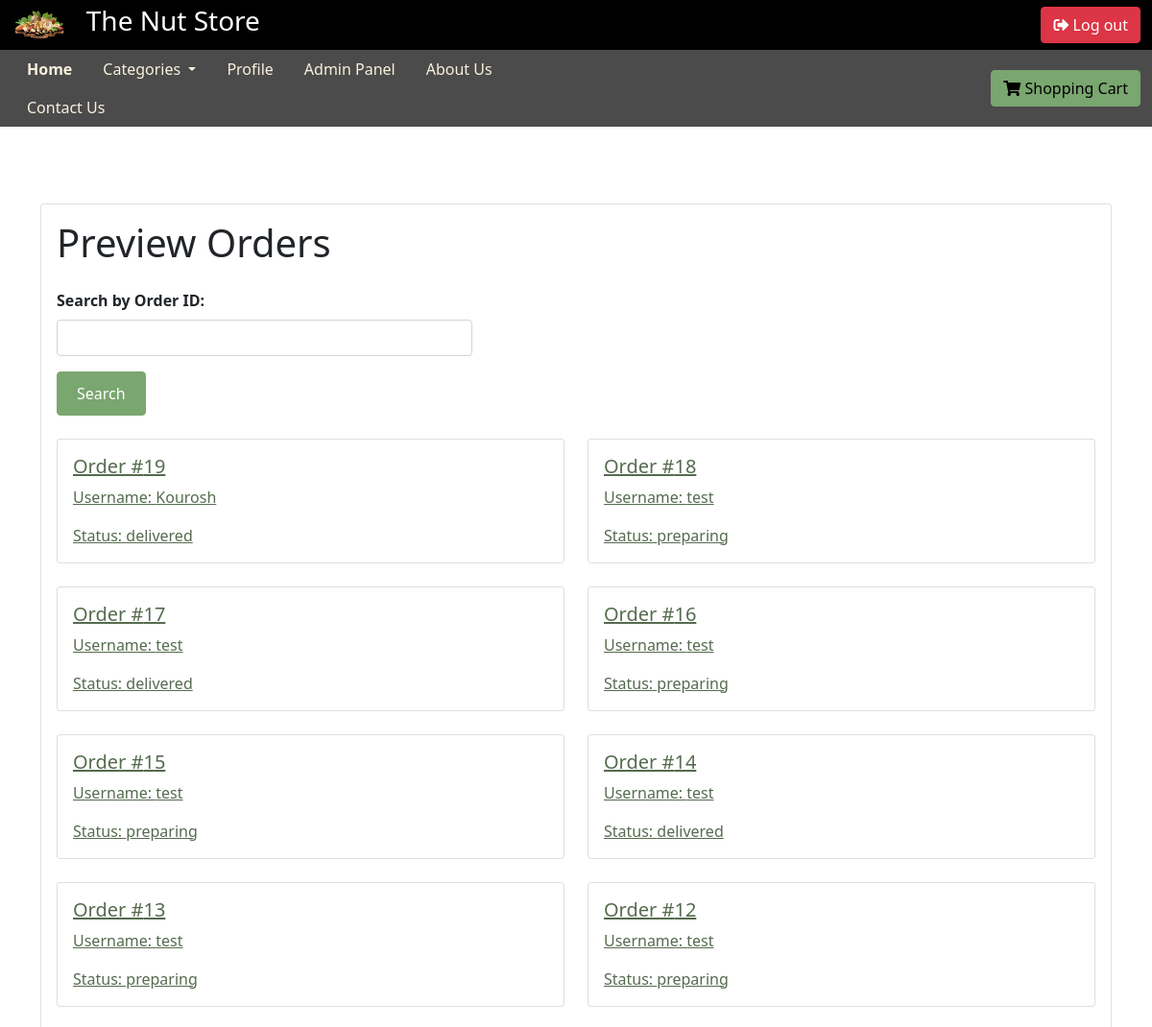
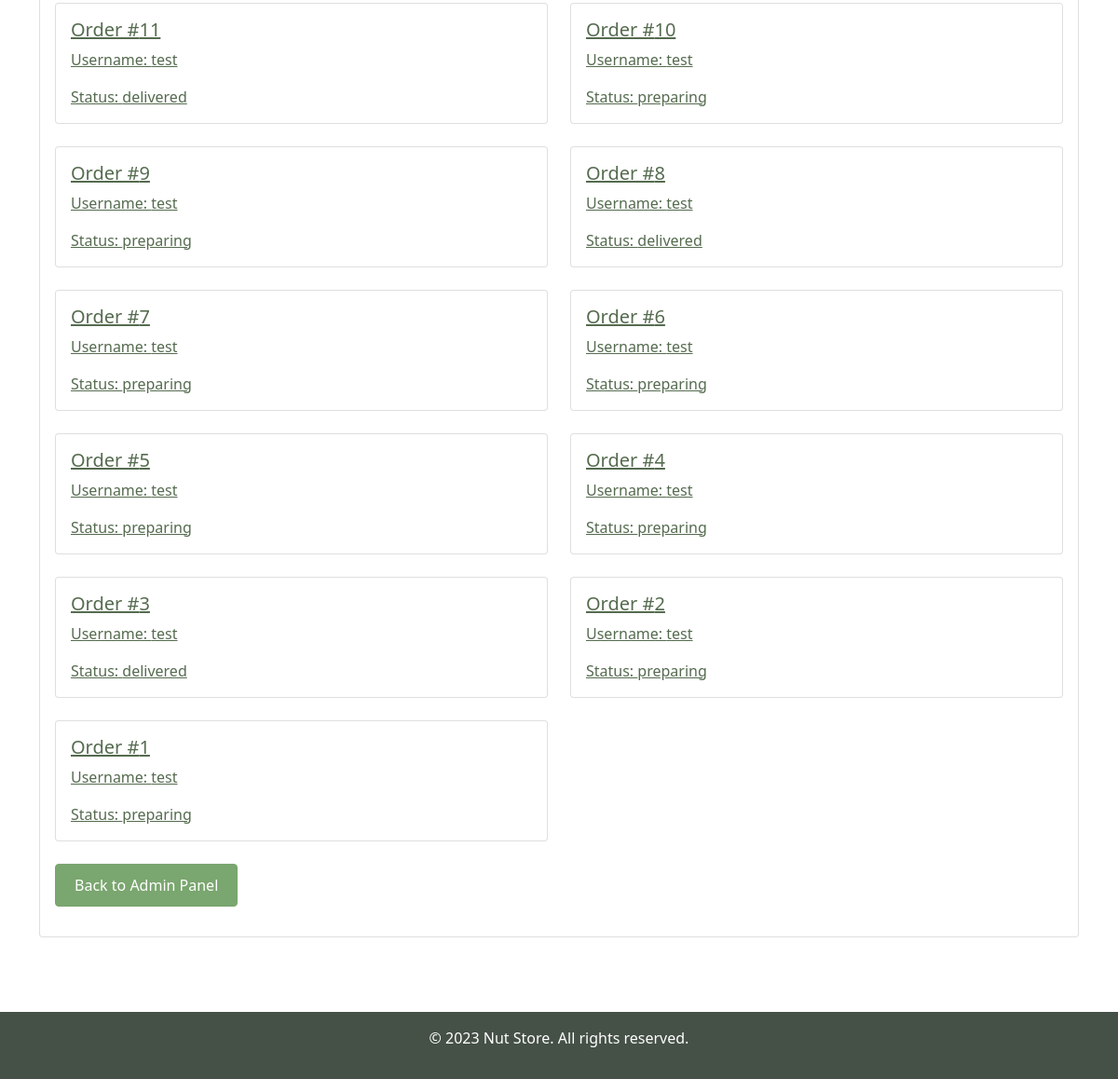
/admin_panel/preview_orders/ (signed in), run on an earlier commit of the app's database (2 pictures, top to bottom).
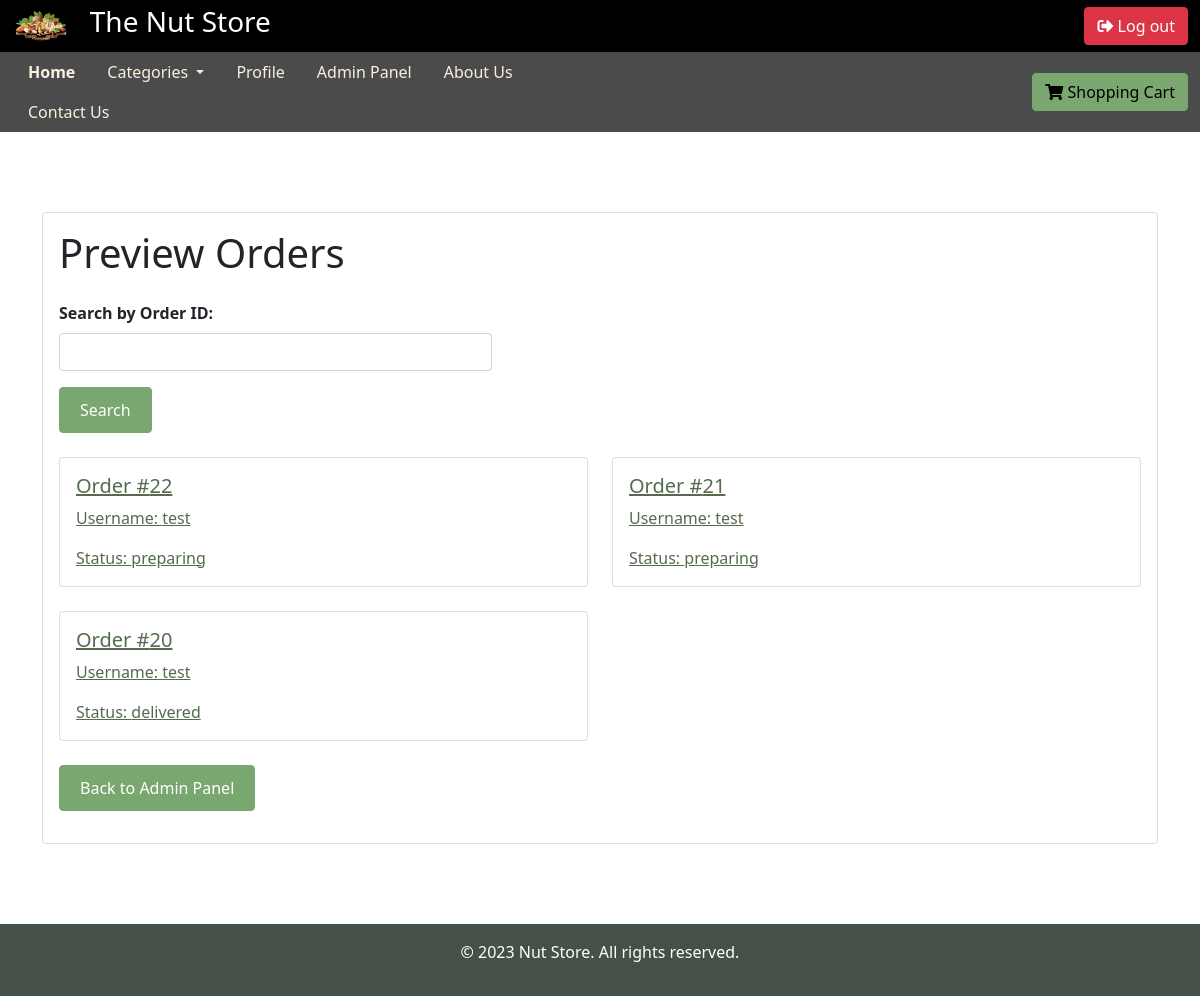
And on a later commit of the database.
### Nutstore/models.py (models this page shows, shortened)
class Order(models.Model):
    user = models.ForeignKey('accounts.CustomUser', on_delete=models.CASCADE)
    items = models.ManyToManyField(CartItem)
    total_cost = models.DecimalField(max_digits=10, decimal_places=2)
    created_at = models.DateTimeField(auto_now_add=True)
    STATUS_CHOICES = (
        ('preparing', 'Preparing'),
        ('delivered', 'Delivered'),
    )
    status = models.CharField(max_length=20, choices=STATUS_CHOICES, default='preparing')

### accounts/models.py (models this page shows, shortened)
class CustomUser(AbstractUser):
    name = models.CharField(max_length=100)
    family_name = models.CharField(max_length=100)
    username = models.CharField(max_length=50, unique=True)
    email = models.EmailField(unique=True)
    city = models.ForeignKey(City, null=True, blank=False ,on_delete=models.CASCADE)
    phone_number = models.CharField(max_length=11)  #09121234567
    address = models.CharField(max_length=500)
    is_buyer = models.BooleanField(default=False)
    is_seller = models.BooleanField(default=False)

### Nutstore/views.py (the view)
# urls.py: path('admin_panel/preview_orders/', views.preview_orders, name='preview_orders'),   #LIST ALL ORDERS FOR ADMIN
@login_required
@user_passes_test(lambda u: u.is_superuser)
def preview_orders(request):
    categories = set(product.category for product in Product.objects.all())
    order_id_query = request.GET.get('order_id')
    if order_id_query:
        orders = Order.objects.filter(id=order_id_query).order_by('-created_at')   #This is for the search by id
    else:
        orders = Order.objects.all().order_by('-created_at')    #if there is no id filter then gets all order objects and lists them based on their creation date
    context = {
        'orders': orders,
        'order_id_query': order_id_query,
        'categories': categories
    }
    return render(request, 'admin_panel/preview_orders.html', context)

### templates/admin_panel/preview_orders.html (shortened to what this page needs)
{% extends 'base.html' %}
{% block content %}
<div class="container" style="margin-top: 5rem; margin-bottom: 5rem;">
  <div class="row">
    <div class="col-md-12">
      <div class="card">
        <div class="card-body">
          <h1 class="mb-4">Preview Orders</h1>
          <form method="get" class="mb-4">
            <div class="form-group">
              <label for="order-id"><strong>Search by Order ID:</strong></label>
              <input type="text" name="order_id" id="order-id" class="form-control" style="width:40%">
            </div>
            <button type="submit" class="btn btn-primary">Search</button>
          </form>
          {% if orders %}
          <div class="row">
            {% for order in orders %}
            <div class="col-md-6">
              <div class="card mb-4">
                <div class="card-body">
                  <a href="{% url 'order_status' order.id %}" class="text-blue">
                    <h5 class="card-title">Order #{{ order.id }}</h5>
                    <p class="card-text">Username: {{ order.user.username }}</p>
                    <p class="card-text">Status: {{ order.status }}</p>
                  </a>
                </div>
              </div>
            </div>
            {% empty %}
            <div class="col-md-12">
              <p>No orders found.</p>
            </div>
            {% endfor %}
          </div>
          {% else %}
          <div class="row">
            <div class="col-md-12">
              <p>No orders found.</p>
            </div>
          </div>
          {% endif %}
          <p><a href="{% url 'admin_panel' %}" class="btn btn-primary">Back to Admin Panel</a></p>
        </div>
      </div>
    </div>
  </div>
</div>
{% endblock %}

What changed in the data, as far as the page shows it:
removed Order: id "19", user.username "Kourosh", status "delivered"
removed Order: id "18", user.username "test", status "preparing"
removed Order: id "17", user.username "test", status "delivered"
removed Order: id "16", user.username "test", status "preparing"
removed Order: id "15", user.username "test", status "preparing"
removed Order: id "14", user.username "test", status "delivered"
removed Order: id "13", user.username "test", status "preparing"
removed Order: id "12", user.username "test", status "preparing"
removed Order: id "11", user.username "test", status "delivered"
removed Order: id "10", user.username "test", status "preparing"
removed Order: id "9", user.username "test", status "preparing"
removed Order: id "8", user.username "test", status "delivered"
removed Order: id "7", user.username "test", status "preparing"
removed Order: id "6", user.username "test", status "preparing"
removed Order: id "5", user.username "test", status "preparing"
removed Order: id "4", user.username "test", status "preparing"
removed Order: id "3", user.username "test", status "delivered"
removed Order: id "2", user.username "test", status "preparing"
removed Order: id "1", user.username "test", status "preparing"
added Order: id "22", user.username "test", status "preparing"
added Order: id "21", user.username "test", status "preparing"
added Order: id "20", user.username "test", status "delivered"
